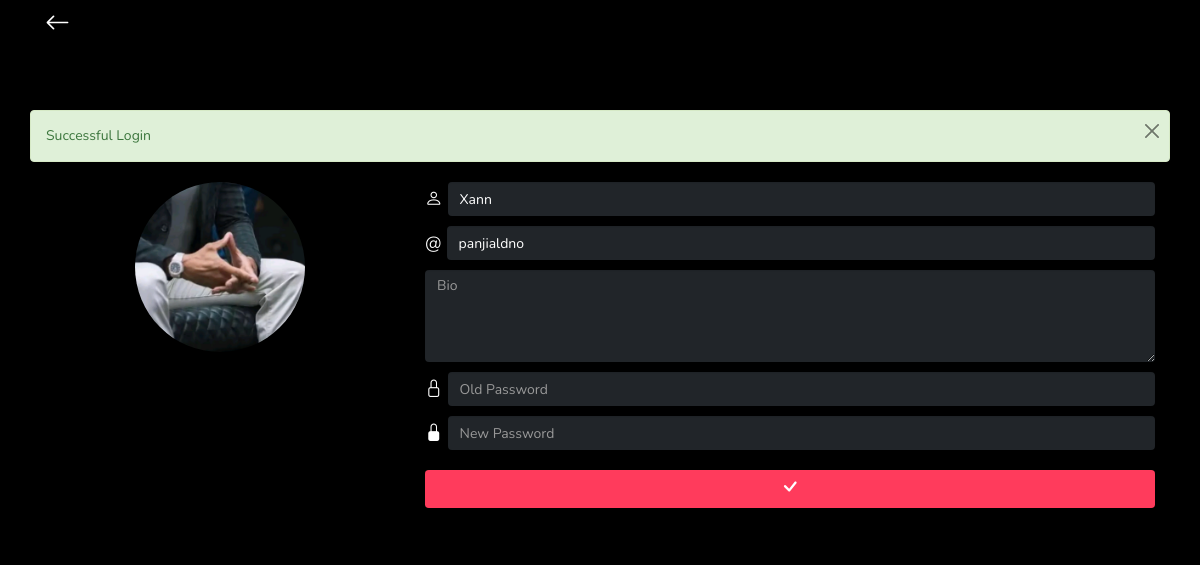
The app's page /profile/edit/index.php (signed in) with its own data.
### tables this page shows
CREATE TABLE `users` (
  `user_id` int(11) NOT NULL,
  `role` varchar(25) DEFAULT NULL,
  `profile_picture` blob DEFAULT NULL,
  `verified` int(1) NOT NULL,
  `account` varchar(50) DEFAULT NULL,
  `theme` varchar(25) DEFAULT NULL,
  `username` varchar(75) DEFAULT NULL,
  `name` varchar(75) DEFAULT NULL,
  `password` varchar(255) DEFAULT NULL,
  `bio` text DEFAULT NULL,
  `followers` int(11) NOT NULL,
  `following` int(11) DEFAULT NULL,
  `joined` varchar(50) DEFAULT NULL
);

### profile/edit/index.php (the view, shortened to what this page needs)
<?php
require_once '../../init.php';
$uuid = $_SESSION['myapp_login'];
$getUser = $db->query("SELECT * FROM users WHERE user_id = '$uuid'");
$getUser = mysqli_fetch_assoc($getUser);
$theme = $getUser['theme'];
?>
<!DOCTYPE html>
<html lang="en">
<head>
	<link rel="stylesheet" href="https://cdnjs.cloudflare.com/ajax/libs/animate.css/4.1.1/animate.min.css" />
	<link rel="stylesheet" href="<?= BASEURL; ?>/assets/css/loading.min.css">
	<link rel="stylesheet" href="<?= BASEURL; ?>/assets/css/style.css">
	<link rel="stylesheet" href="<?= BASEURL; ?>/assets/css/bootstrap.min.css">
	<link rel="stylesheet" href="https://cdn.jsdelivr.net/npm/bootstrap-icons@1.10.2/font/bootstrap-icons.css">
	<link rel="stylesheet" href="https://maxcdn.bootstrapcdn.com/bootstrap/3.3.6/css/bootstrap.min.css" />
	<link rel="stylesheet" href="https://unpkg.com/dropzone/dist/dropzone.css" />
	<link href="https://unpkg.com/cropperjs/dist/cropper.css" rel="stylesheet" />
</head>
<body class="<?= $theme == 'dark' ? 'bg-black text-white' : '' ?>">
	<nav id="nav" class="navbar fixed-top shadow-sm navbar-expand p-0 <?= $theme == 'dark' ? 'bg-black text-white' : '' ?>">
		<div class="container justify-content-start">
			<a class="nav-text navbar-left d-flex" href="<?= BASEURL; ?>/profile">
				<i class="bi bi-arrow-left fs-1 <?= $theme == 'dark' ? 'text-white' : 'text-black' ?>"></i>
			</a>
		</div>
	</nav>
	<div class="container p-0 py-5 my-5">
		<?php if (isset($_SESSION['success'])) { ?>
			<div class="alert alert-success alert-dismissible animate__animated animate__fadeInUp">
				<?= $_SESSION['success'] ?>
				<button type="button" class="btn-close" data-bs-dismiss="alert" aria-label="Close"></button>
			</div>
		<?php }
		unset($_SESSION['success']); ?>
		<div class="col-12 col-md-4 col-lg-4">
			<div class="image_area d-flex">
				<form method="post" class="mx-auto">
					<label for="upload_image">
						<img src="<?= BASEURL ?>/assets/user_profile_picture/<?= $getUser['profile_picture'] ?>" id="uploaded_image" class="img-responsive img-circle" width="170px" />
					</label>
				</form>
			</div>
		</div>
		<div class="col-12 col-md-8 col-lg-8">
			<form action="" method="post">
				<div class="d-flex gap-2 align-items-center mb-3">
					<span class="bi bi-person fs-3"></span>
					<input class="form-control <?= $theme == 'dark' ? 'bg-dark text-white' : '' ?>" type="text" name="name" id="name" placeholder="Name" value="<?= $getUser['name'] ?>" style="border:none">
				</div>
				<div class="d-flex gap-2 align-items-center mb-3">
					<span class="fs-3">@</span>
					<input class="form-control <?= $theme == 'dark' ? 'bg-dark text-white' : '' ?>" type="text" name="username" id="username" placeholder="Username" value="<?= $getUser['username'] ?>" style="border:none">
				</div>
				<div class="form-outline mb-3">
					<textarea class="form-control <?= $theme == 'dark' ? 'bg-dark text-white' : '' ?>" name="bio" id="bio" rows="4" placeholder="Bio" style="border: none"><?= $getUser['bio'] ?></textarea>
				</div>
				<div class="d-flex gap-2 align-items-center mb-3">
					<span class="bi bi-lock fs-3"></span>
					<input class="form-control <?= $theme == 'dark' ? 'bg-dark text-white' : '' ?>" type="password" name="oldPassword" id="oldPassword" placeholder="Old Password" style="border:none">
				</div>
				<div class="d-flex gap-2 align-items-center mb-3">
					<span class="bi bi-lock-fill fs-3"></span>
					<input class="form-control <?= $theme == 'dark' ? 'bg-dark text-white' : '' ?>" type="text" name="newPassword" id="newPassword" placeholder="New Password" style="border:none">
				</div>
				<button type="submit" name="change" id="change" class="btn rounded py-0 col-12 mt-3 text-white shadow-sm" style="background-color: #FF3B5C;">
					<span class="bi bi-check fs-1"></span>
				</button>
			</form>
		</div>
	</div>
</body>
</html>

### assets/css/style.css (style rules this page uses)
:root { --navbar: #ffffff; --post: #ffffff; --fill: #ff3b5c; --background: #ffffff; --bg-muted: #bebebe49; --base-color: #303030; --hover-base-color: #000000; --white: #fff; }
* { font-family: Nunito; }
.navbar { background-color: var(--navbar); }

### profile/edit/index.php (style rules this page uses)
.image_area { position: relative; }
img { display: block; }

### records on screen
users: profile_picture (picture), name "Xann", username "panjialdno"

### other values on screen
$_SESSION['success'] "Successful Login"
